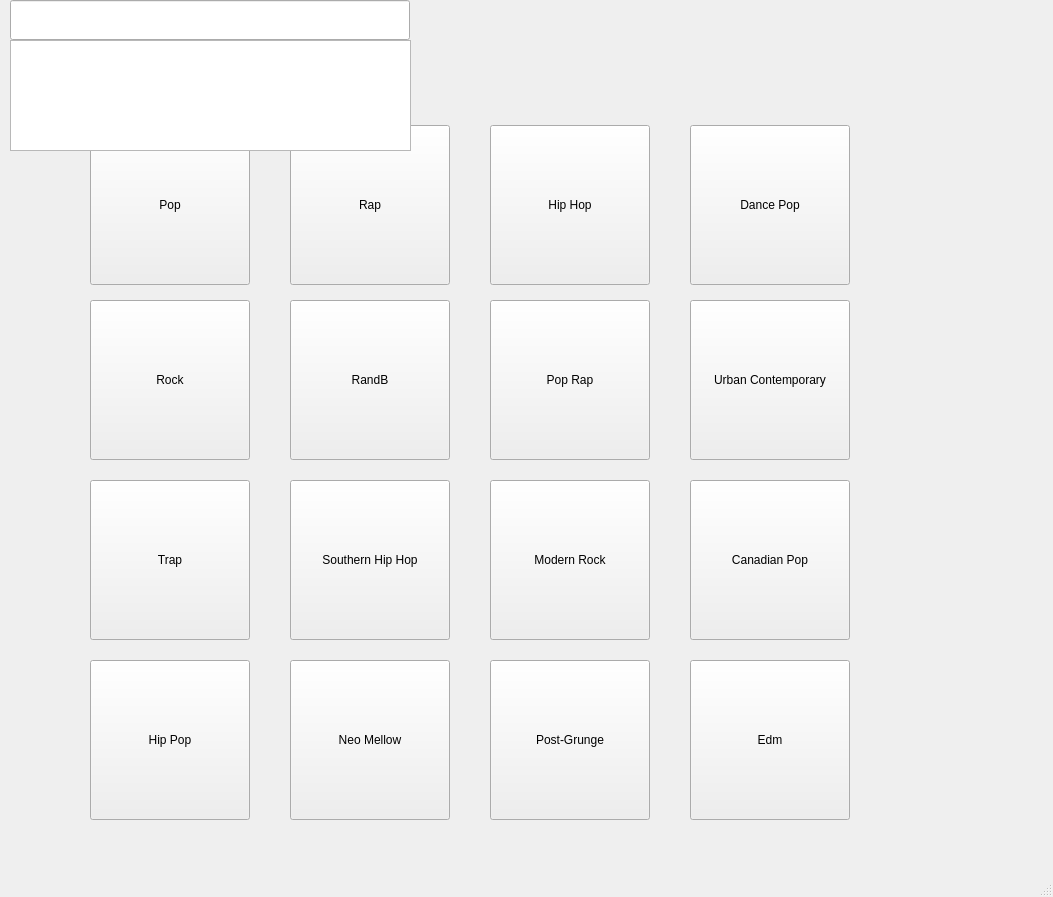
<?xml version="1.0" encoding="UTF-8"?>
<ui version="4.0">
 <class>MainWindow</class>
 <widget class="QMainWindow" name="MainWindow">
  <property name="geometry">
   <rect>
    <x>0</x>
    <y>0</y>
    <width>1053</width>
    <height>897</height>
   </rect>
  </property>
  <property name="windowTitle">
   <string>MainWindow</string>
  </property>
  <widget class="QWidget" name="centralwidget">
   <widget class="QPushButton" name="popButton">
    <property name="geometry">
     <rect>
      <x>90</x>
      <y>125</y>
      <width>160</width>
      <height>160</height>
     </rect>
    </property>
    <property name="text">
     <string>Pop</string>
    </property>
   </widget>
   <widget class="QPushButton" name="rapButton">
    <property name="geometry">
     <rect>
      <x>290</x>
      <y>125</y>
      <width>160</width>
      <height>160</height>
     </rect>
    </property>
    <property name="text">
     <string>Rap</string>
    </property>
   </widget>
   <widget class="QPushButton" name="rockButton">
    <property name="geometry">
     <rect>
      <x>90</x>
      <y>300</y>
      <width>160</width>
      <height>160</height>
     </rect>
    </property>
    <property name="text">
     <string>Rock</string>
    </property>
   </widget>
   <widget class="QPushButton" name="randbButton">
    <property name="geometry">
     <rect>
      <x>290</x>
      <y>300</y>
      <width>160</width>
      <height>160</height>
     </rect>
    </property>
    <property name="text">
     <string>RandB</string>
    </property>
   </widget>
   <widget class="QListView" name="searchList">
    <property name="geometry">
     <rect>
      <x>10</x>
      <y>40</y>
      <width>401</width>
      <height>111</height>
     </rect>
    </property>
    <property name="mouseTracking">
     <bool>true</bool>
    </property>
    <property name="tabletTracking">
     <bool>true</bool>
    </property>
    <property name="autoFillBackground">
     <bool>true</bool>
    </property>
    <property name="editTriggers">
     <set>QAbstractItemView::NoEditTriggers</set>
    </property>
    <property name="tabKeyNavigation">
     <bool>true</bool>
    </property>
    <property name="dragEnabled">
     <bool>true</bool>
    </property>
    <property name="dragDropOverwriteMode">
     <bool>true</bool>
    </property>
    <property name="alternatingRowColors">
     <bool>true</bool>
    </property>
    <property name="uniformItemSizes">
     <bool>true</bool>
    </property>
   </widget>
   <widget class="QLineEdit" name="searchLine">
    <property name="geometry">
     <rect>
      <x>10</x>
      <y>0</y>
      <width>400</width>
      <height>40</height>
     </rect>
    </property>
    <property name="dragEnabled">
     <bool>false</bool>
    </property>
    <property name="readOnly">
     <bool>false</bool>
    </property>
   </widget>
   <widget class="QPushButton" name="hiphopButton">
    <property name="geometry">
     <rect>
      <x>490</x>
      <y>125</y>
      <width>160</width>
      <height>160</height>
     </rect>
    </property>
    <property name="text">
     <string>Hip Hop</string>
    </property>
   </widget>
   <widget class="QPushButton" name="dancepopButton">
    <property name="geometry">
     <rect>
      <x>690</x>
      <y>125</y>
      <width>160</width>
      <height>160</height>
     </rect>
    </property>
    <property name="text">
     <string>Dance Pop</string>
    </property>
   </widget>
   <widget class="QPushButton" name="poprapbutton">
    <property name="geometry">
     <rect>
      <x>490</x>
      <y>300</y>
      <width>160</width>
      <height>160</height>
     </rect>
    </property>
    <property name="text">
     <string>Pop Rap</string>
    </property>
   </widget>
   <widget class="QPushButton" name="urbanconbutton">
    <property name="geometry">
     <rect>
      <x>690</x>
      <y>300</y>
      <width>160</width>
      <height>160</height>
     </rect>
    </property>
    <property name="text">
     <string>Urban Contemporary</string>
    </property>
   </widget>
   <widget class="QPushButton" name="southernhiphopButton">
    <property name="geometry">
     <rect>
      <x>290</x>
      <y>480</y>
      <width>160</width>
      <height>160</height>
     </rect>
    </property>
    <property name="text">
     <string>Southern Hip Hop</string>
    </property>
   </widget>
   <widget class="QPushButton" name="hippopButton">
    <property name="geometry">
     <rect>
      <x>90</x>
      <y>660</y>
      <width>160</width>
      <height>160</height>
     </rect>
    </property>
    <property name="text">
     <string>Hip Pop</string>
    </property>
   </widget>
   <widget class="QPushButton" name="modernrockButton">
    <property name="geometry">
     <rect>
      <x>490</x>
      <y>480</y>
      <width>160</width>
      <height>160</height>
     </rect>
    </property>
    <property name="text">
     <string>Modern Rock</string>
    </property>
   </widget>
   <widget class="QPushButton" name="canadianpopButton">
    <property name="geometry">
     <rect>
      <x>690</x>
      <y>480</y>
      <width>160</width>
      <height>160</height>
     </rect>
    </property>
    <property name="text">
     <string>Canadian Pop</string>
    </property>
   </widget>
   <widget class="QPushButton" name="edmButton">
    <property name="geometry">
     <rect>
      <x>690</x>
      <y>660</y>
      <width>160</width>
      <height>160</height>
     </rect>
    </property>
    <property name="text">
     <string>Edm</string>
    </property>
   </widget>
   <widget class="QPushButton" name="trapButton">
    <property name="geometry">
     <rect>
      <x>90</x>
      <y>480</y>
      <width>160</width>
      <height>160</height>
     </rect>
    </property>
    <property name="text">
     <string>Trap</string>
    </property>
   </widget>
   <widget class="QPushButton" name="postgrungeButton">
    <property name="geometry">
     <rect>
      <x>490</x>
      <y>660</y>
      <width>160</width>
      <height>160</height>
     </rect>
    </property>
    <property name="text">
     <string>Post-Grunge</string>
    </property>
   </widget>
   <widget class="QPushButton" name="neoMellowButton">
    <property name="geometry">
     <rect>
      <x>290</x>
      <y>660</y>
      <width>160</width>
      <height>160</height>
     </rect>
    </property>
    <property name="text">
     <string>Neo Mellow</string>
    </property>
   </widget>
   <widget class="QLabel" name="userLabel">
    <property name="geometry">
     <rect>
      <x>650</x>
      <y>10</y>
      <width>221</width>
      <height>31</height>
     </rect>
    </property>
    <property name="text">
     <string/>
    </property>
    <property name="textFormat">
     <enum>Qt::RichText</enum>
    </property>
   </widget>
  </widget>
  <widget class="QMenuBar" name="menubar">
   <property name="geometry">
    <rect>
     <x>0</x>
     <y>0</y>
     <width>1053</width>
     <height>37</height>
    </rect>
   </property>
  </widget>
  <widget class="QStatusBar" name="statusbar"/>
 </widget>
 <resources/>
 <connections/>
</ui>
